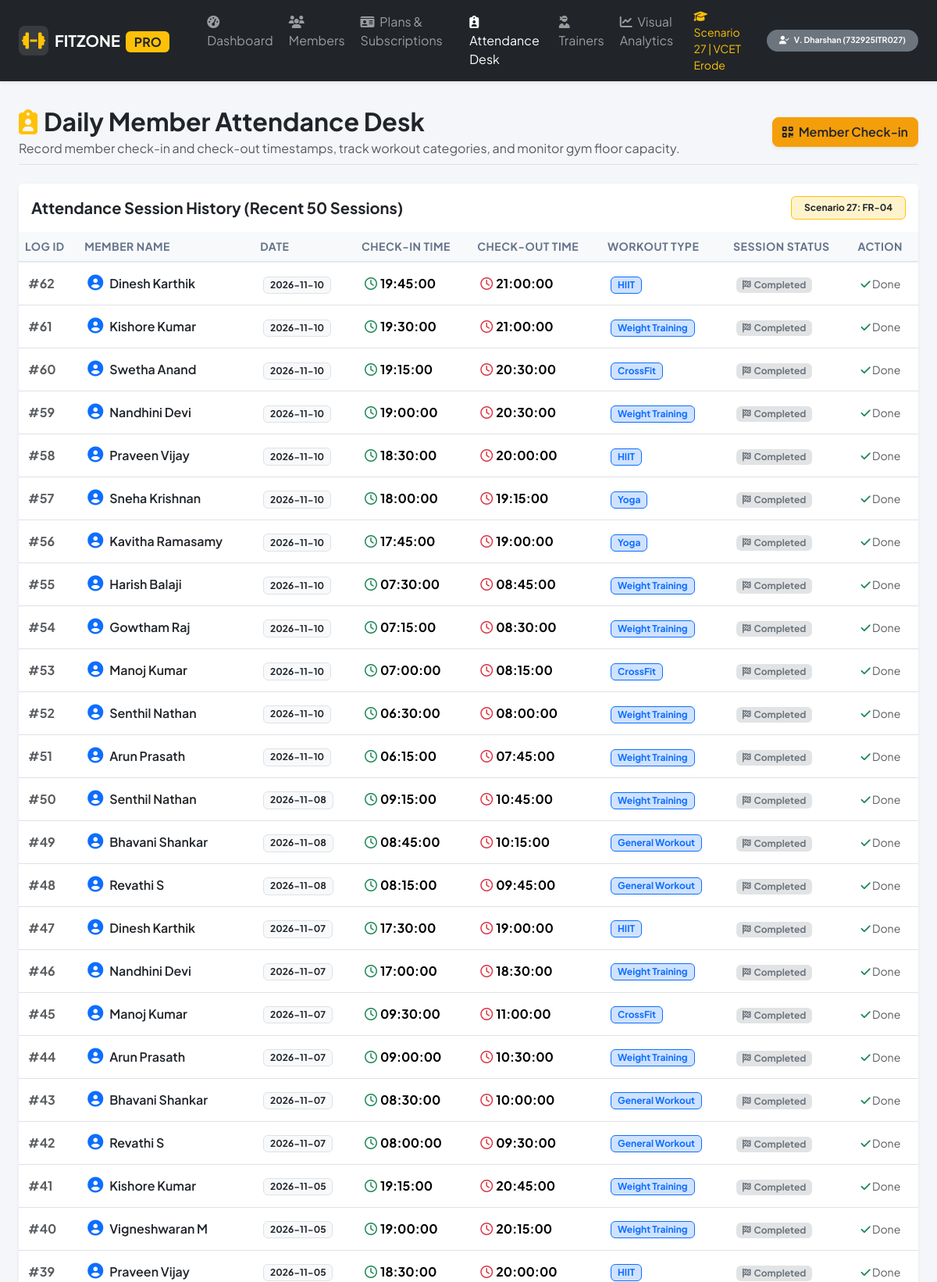
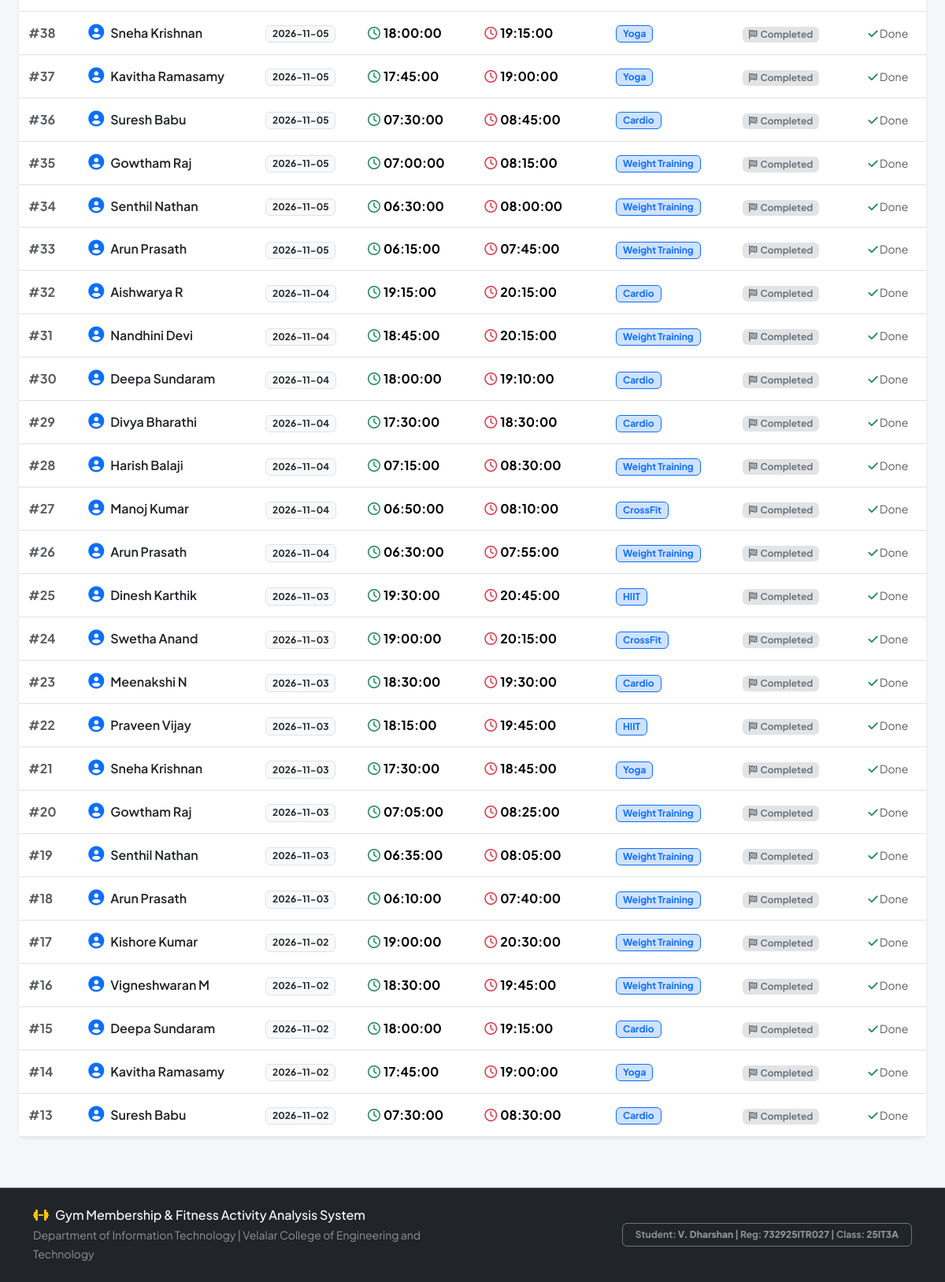
The page /attendance on the database as committed earlier (2 pictures, top to bottom).
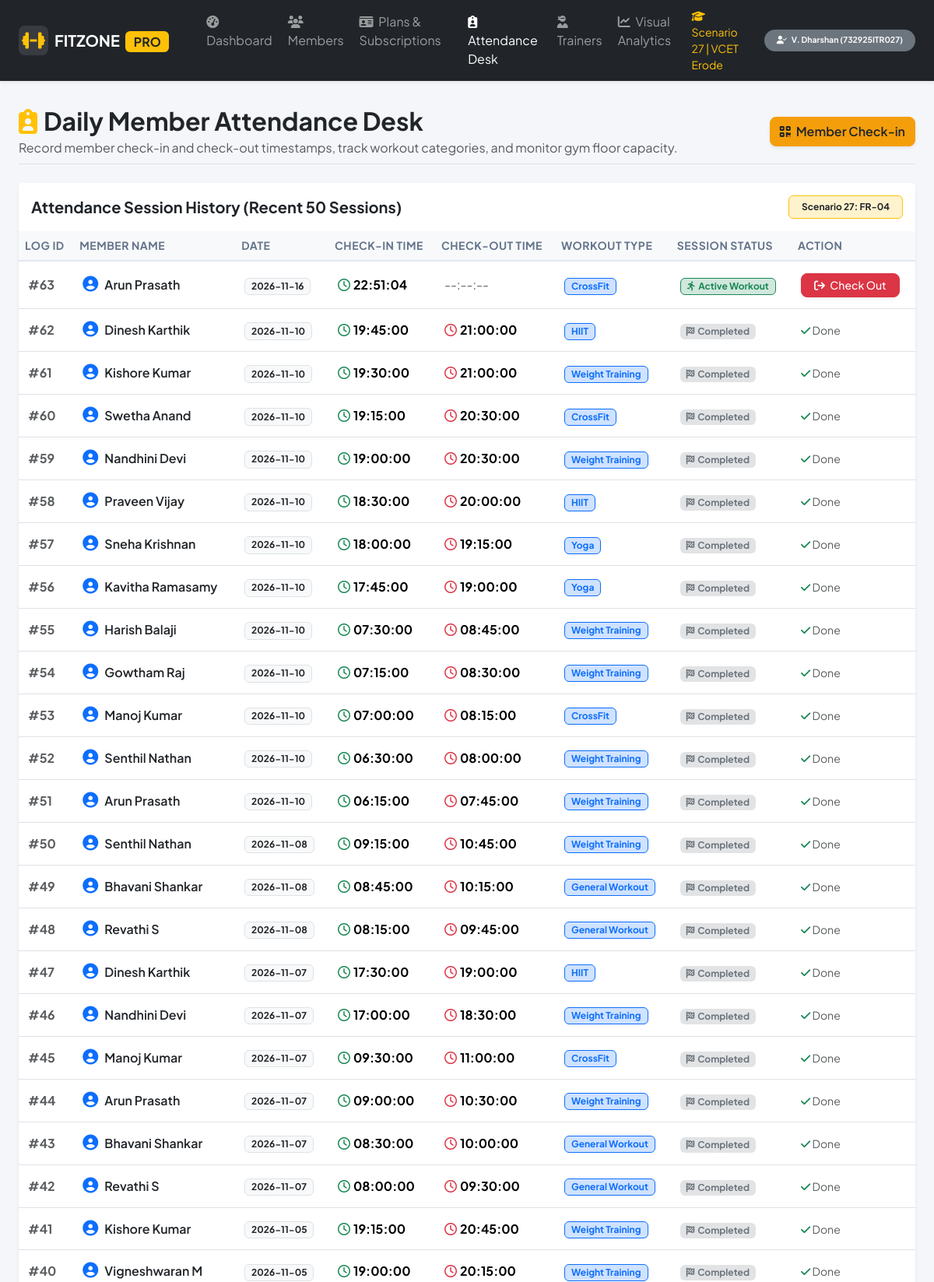
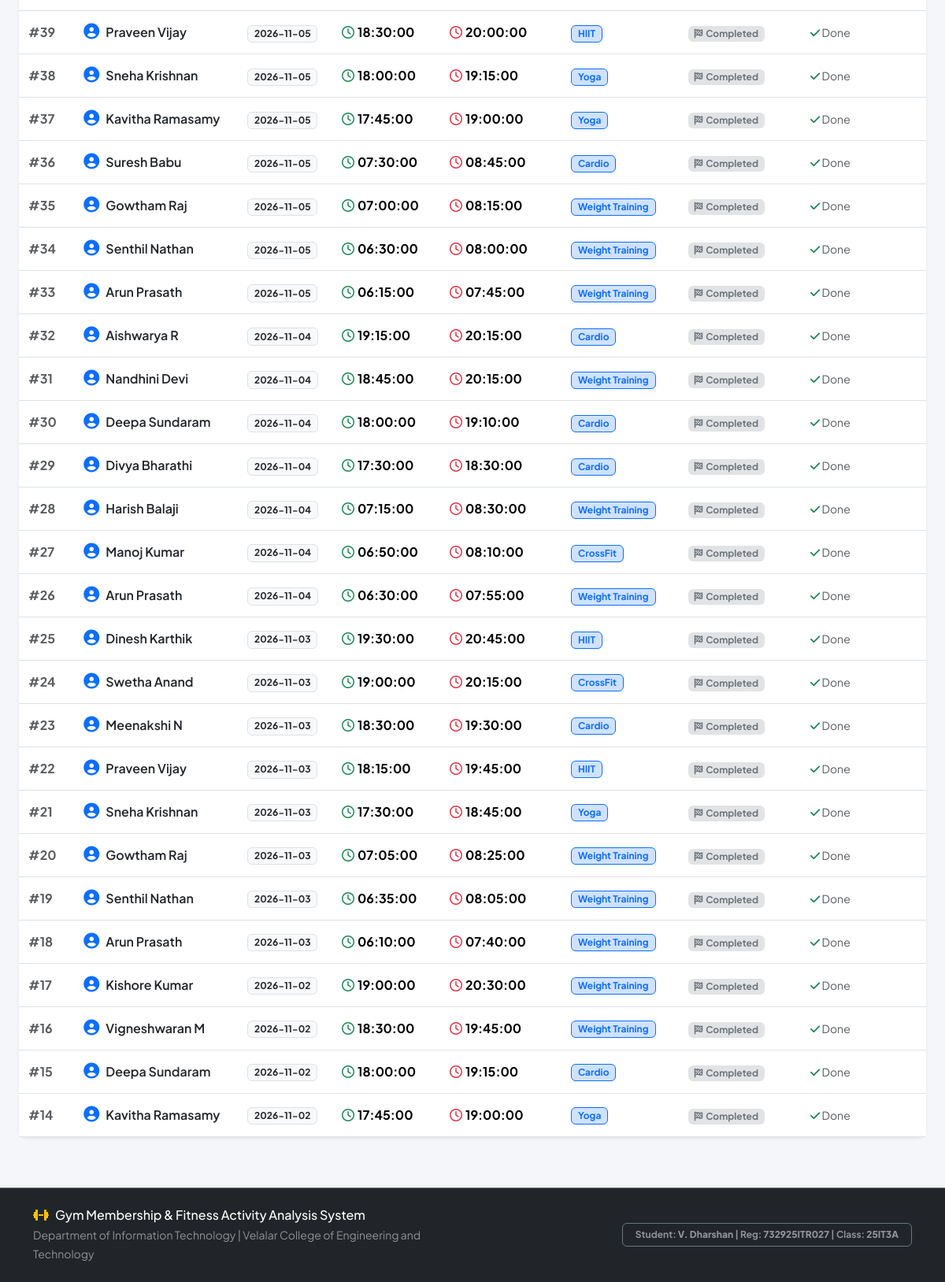
The same page on the database as committed later (2 pictures, top to bottom).
### tables this page shows
CREATE TABLE attendance (
    attendance_id INTEGER PRIMARY KEY AUTOINCREMENT,
    member_id INTEGER NOT NULL,
    attendance_date DATE NOT NULL DEFAULT (CURRENT_DATE),
    check_in_time TIME NOT NULL,
    check_out_time TIME,
    workout_type VARCHAR(50) NOT NULL DEFAULT 'General Workout',
    FOREIGN KEY (member_id) REFERENCES members(member_id) ON DELETE CASCADE
);

CREATE TABLE members (
    member_id INTEGER PRIMARY KEY AUTOINCREMENT,
    name VARCHAR(100) NOT NULL,
    age INTEGER NOT NULL CHECK (age >= 14 AND age <= 90),
    gender VARCHAR(10) NOT NULL CHECK (gender IN ('Male', 'Female', 'Other')),
    contact_number VARCHAR(15) NOT NULL UNIQUE,
    email VARCHAR(100) UNIQUE,
    registration_date DATE NOT NULL DEFAULT (CURRENT_DATE),
    status VARCHAR(20) NOT NULL DEFAULT 'Active' CHECK (status IN ('Active', 'Inactive', 'Suspended'))
);

### web/app.py (the view, shortened to what this page needs)
@app.route("/attendance", methods=["GET", "POST"])
def attendance():
    conn = get_db()
    c = conn.cursor()
    attendance_records = c.execute("""
        SELECT a.*, m.name AS member_name
        FROM attendance a
        JOIN members m ON a.member_id = m.member_id
        ORDER BY a.attendance_date DESC, a.check_in_time DESC
        LIMIT 50
    """).fetchall()
    active_members = c.execute("SELECT member_id, name FROM members WHERE status = 'Active' ORDER BY name ASC").fetchall()
    conn.close()
    return render_template("attendance.html", records=attendance_records, members=active_members)

### web/app.py (called while the page is built)
def get_db():
    conn = sqlite3.connect(DB_PATH)
    conn.row_factory = sqlite3.Row
    conn.execute("PRAGMA foreign_keys = ON;")
    return conn

### web/templates/attendance.html (shortened to what this page needs)
{% extends "base.html" %}
{% block content %}
<div class="container-fluid px-4">
    <div class="d-flex flex-wrap justify-content-between align-items-center mb-4 pb-2 border-bottom">
        <div>
            <h2 class="fw-bold mb-1 text-dark">
                <i class="fa-solid fa-clipboard-user text-warning me-2"></i>Daily Member Attendance Desk
            </h2>
            <p class="text-muted mb-0">Record member check-in and check-out timestamps, track workout categories, and monitor gym floor capacity.</p>
        </div>
        <div>
            <button class="btn btn-warning text-dark fw-semibold shadow-sm" data-bs-toggle="modal" data-bs-target="#checkInModal">
                <i class="fa-solid fa-qrcode me-1"></i> Member Check-in
            </button>
        </div>
    </div>
    <div class="card border-0 shadow-sm">
        <div class="card-header bg-white py-3 border-0 d-flex justify-content-between align-items-center">
            <h5 class="fw-bold mb-0">Attendance Session History (Recent 50 Sessions)</h5>
            <span class="badge bg-warning-subtle text-dark border border-warning px-3 py-2">Scenario 27: FR-04</span>
        </div>
        <div class="table-responsive">
            <table class="table table-hover align-middle mb-0">
                <thead class="table-light small text-uppercase">
                    <tr>
                        <th>Log ID</th>
                        <th>Member Name</th>
                        <th>Date</th>
                        <th>Check-in Time</th>
                        <th>Check-out Time</th>
                        <th>Workout Type</th>
                        <th>Session Status</th>
                        <th>Action</th>
                    </tr>
                </thead>
                <tbody>
                    {% for a in records %}
                    <tr>
                        <td class="fw-bold text-muted">#{{ a.attendance_id }}</td>
                        <td class="fw-semibold text-dark">
                            <i class="fa-solid fa-user-circle text-primary me-2 fs-5"></i>{{ a.member_name }}
                        </td>
                        <td><span class="badge bg-light text-dark border">{{ a.attendance_date }}</span></td>
                        <td><i class="fa-regular fa-clock text-success me-1"></i><strong>{{ a.check_in_time }}</strong></td>
                        <td>
                            {% if a.check_out_time %}
                                <i class="fa-regular fa-clock text-danger me-1"></i><strong>{{ a.check_out_time }}</strong>
                            {% else %}
                                <span class="text-muted">--:--:--</span>
                            {% endif %}
                        </td>
                        <td>
                            <span class="badge bg-primary-subtle text-primary border border-primary px-2 py-1">
                                {{ a.workout_type }}
                            </span>
                        </td>
                        <td>
                            {% if a.check_out_time %}
                                <span class="badge bg-secondary-subtle text-secondary px-2 py-1"><i class="fa-solid fa-flag-checkered me-1"></i>Completed</span>
                            {% else %}
                                <span class="badge bg-success-subtle text-success border border-success px-2 py-1"><i class="fa-solid fa-person-running me-1"></i>Active Workout</span>
                            {% endif %}
                        </td>
                        <td>
                            {% if not a.check_out_time %}
                            <form method="POST" action="{{ url_for('attendance') }}" class="d-inline">
                                <button type="submit" class="btn btn-sm btn-danger px-3 shadow-sm">
                                    <i class="fa-solid fa-arrow-right-from-bracket me-1"></i> Check Out
                                </button>
                            </form>
                            {% else %}
                                <span class="text-muted small"><i class="fa-solid fa-check text-success"></i> Done</span>
                            {% endif %}
                        </td>
                    </tr>
                    {% else %}
                    <tr>
                        <td colspan="8" class="text-center py-4 text-muted">No attendance logs available.</td>
                    </tr>
                    {% endfor %}
                </tbody>
            </table>
        </div>
    </div>
</div>
{% endblock %}

### web/templates/base.html (shortened to what this page needs)
<!DOCTYPE html>
<html lang="en">
<head>
    <link href="https://cdn.jsdelivr.net/npm/bootstrap@5.3.3/dist/css/bootstrap.min.css" rel="stylesheet">
    <link rel="stylesheet" href="https://cdnjs.cloudflare.com/ajax/libs/font-awesome/6.5.1/css/all.min.css">
    <link rel="stylesheet" href="{{ url_for('static', filename='css/style.css') }}">
</head>
<body>
    <nav class="navbar navbar-expand-lg navbar-dark bg-dark sticky-top shadow-sm py-2">
        <div class="container-fluid px-4">
            <a class="navbar-brand d-flex align-items-center gap-2 fw-bold" href="{{ url_for('dashboard') }}">
                <div class="brand-icon">
                    <i class="fa-solid fa-dumbbell text-warning fs-4"></i>
                </div>
                <span>FITZONE <span class="badge bg-warning text-dark fs-6 ms-1">PRO</span></span>
            </a>
            <div class="collapse navbar-collapse" id="navContent">
                <ul class="navbar-nav me-auto mb-2 mb-lg-0 ms-lg-4 gap-1">
                    <li class="nav-item">
                        <a class="nav-link {% if request.path == '/' %}active{% endif %}" href="{{ url_for('dashboard') }}">
                            <i class="fa-solid fa-gauge-high me-1"></i> Dashboard
                        </a>
                    </li>
                    <li class="nav-item">
                        <a class="nav-link {% if request.path == '/members' %}active{% endif %}" href="{{ url_for('members') }}">
                            <i class="fa-solid fa-users me-1"></i> Members
                        </a>
                    </li>
                    <li class="nav-item">
                        <a class="nav-link {% if request.path == '/plans' %}active{% endif %}" href="{{ url_for('plans') }}">
                            <i class="fa-solid fa-id-card me-1"></i> Plans & Subscriptions
                        </a>
                    </li>
                    <li class="nav-item">
                        <a class="nav-link {% if request.path == '/attendance' %}active{% endif %}" href="{{ url_for('attendance') }}">
                            <i class="fa-solid fa-clipboard-user me-1"></i> Attendance Desk
                        </a>
                    </li>
                    <li class="nav-item">
                        <a class="nav-link {% if request.path == '/trainers' %}active{% endif %}" href="{{ url_for('trainers') }}">
                            <i class="fa-solid fa-user-ninja me-1"></i> Trainers
                        </a>
                    </li>
                    <li class="nav-item">
                        <a class="nav-link {% if request.path == '/analytics' %}active{% endif %}" href="{{ url_for('analytics') }}">
                            <i class="fa-solid fa-chart-line me-1"></i> Visual Analytics
                        </a>
                    </li>
                </ul>
                <div class="d-flex align-items-center text-white-50 small gap-3">
                    <span class="d-none d-md-inline text-warning">
                        <i class="fa-solid fa-graduation-cap me-1"></i> Scenario 27 | VCET Erode
                    </span>
                    <span class="badge bg-secondary text-light px-3 py-2 rounded-pill">
                        <i class="fa-solid fa-user-check me-1"></i> V. Dharshan (732925ITR027)
                    </span>
                </div>
            </div>
        </div>
    </nav>
    <main class="py-3">
        {% block content %}{% endblock %}
    </main>
    <footer class="bg-dark text-white-50 py-4 mt-5 border-top border-secondary">
        <div class="container text-center">
            <div class="row align-items-center">
                <div class="col-md-6 text-md-start mb-2 mb-md-0">
                    <h6 class="text-white mb-1"><i class="fa-solid fa-dumbbell text-warning me-2"></i>Gym Membership & Fitness Activity Analysis System</h6>
                    <small>Department of Information Technology | Velalar College of Engineering and Technology</small>
                </div>
                <div class="col-md-6 text-md-end">
                    <span class="badge bg-dark border border-secondary text-white-50 px-3 py-2">
                        Student: <strong>V. Dharshan</strong> | Reg: <strong>732925ITR027</strong> | Class: <strong>25IT3A</strong>
                    </span>
                </div>
            </div>
        </div>
    </footer>
</body>
</html>

### web/static/css/style.css (style rules this page uses)
body { font-family: 'Plus Jakarta Sans', -apple-system, BlinkMacSystemFont, "Segoe UI", Roboto, sans-serif; background-color: #f4f6f9; color: #2c3e50; min-height: 100vh; display: flex; flex-direction: column; }
main { flex: 1; }
.brand-icon { width: 38px; height: 38px; background: rgba(255, 255, 255, 0.1); border-radius: 8px; display: flex; align-items: center; justify-content: center; }
.card { border-radius: 12px; }
.table th { font-weight: 700; letter-spacing: 0.5px; color: #64748b; border-bottom: 2px solid #e2e8f0; }
.table td { padding: 0.9rem 0.75rem; vertical-align: middle; }
.btn { border-radius: 8px; font-weight: 500; }
.btn-warning { background-color: #f59e0b; border-color: #f59e0b; }

Rows that differ between the two databases and show on the page:
no longer on this page (row unchanged): attendance: attendance_id "13", member_name "Suresh Babu", attendance_date "2026-11-02", check_in_time "07:30:00", check_out_time "08:30:00", workout_type "Cardio", shows "Completed", shows "Done"
added attendance: attendance_id "63", member_name "Arun Prasath", attendance_date "2026-11-16", check_in_time "22:51:04", workout_type "CrossFit", shows "Active Workout"
